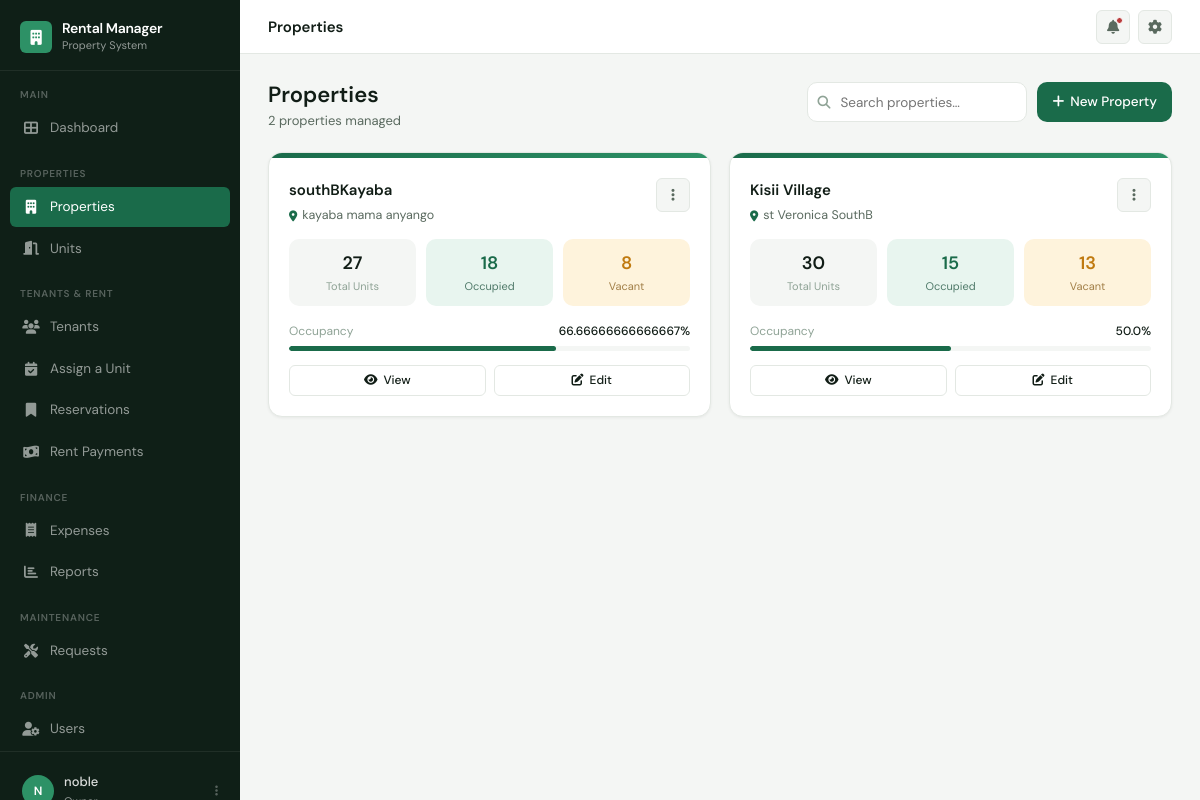
Page /properties/p_list (signed in) on the committed database.
### accounts/models.py (models this page shows, shortened)
class User(AbstractUser):
    OWNER = 'OWNER'
    MANAGER = 'MANAGER'
    CARETAKER = 'CARETAKER'
    ROLE_CHOICES = [
        (OWNER, 'Owner'),
        (MANAGER, 'Manager'),
        (CARETAKER, 'Caretaker'),
    ]
    phone_number = models.CharField(max_length=15, unique=True)
    role = models.CharField(max_length=20, choices=ROLE_CHOICES, default=CARETAKER)
    created_at = models.DateTimeField(auto_now_add=True)
    updated_at = models.DateTimeField(auto_now=True)

### properties/models.py (models this page shows, shortened)
class Property(models.Model):
    name = models.CharField(max_length=200)
    location = models.CharField(max_length=255)
    image = models.ImageField(
        upload_to='properties/',
        blank=True,
        null=True
    )
    description = models.TextField(
        blank=True,
        null=True
    )
    water_included = models.BooleanField(
        default=True
    )
    electricity_included = models.BooleanField(
        default=True
    )
    active = models.BooleanField(
        default=True
    )
    created_at = models.DateTimeField(
        auto_now_add=True
    )
    updated_at = models.DateTimeField(
        auto_now=True
    )
    class Meta:
        ordering = ['name']
        verbose_name = 'Property'
        verbose_name_plural = 'Properties'

### properties/views.py (the view)
# urls.py: path('p_list', property_list, name='property_list'),
@login_required
def property_list(request):
    properties = Property.objects.order_by('-created_at').annotate(
        units_count=Count('units'),
        occupied_count=Sum(
            Case(
                When(units__status=Unit.OCCUPIED, then=1),
                default=0,
                output_field=IntegerField(),
            )
        ),
        vacant_count=Sum(
            Case(
                When(units__status=Unit.VACANT, then=1),
                default=0,
                output_field=IntegerField(),
            )
        ),
    ).annotate(
        occupancy_pct=ExpressionWrapper(
            Case(
                When(units_count=0, then=Value(0.0)),
                default=F('occupied_count') * 100.0 / F('units_count'),
                output_field=FloatField(),
            ),
            output_field=FloatField(),
        )
    )
    return render(request, 'property/p_list.html', {'properties': properties})

### templates/property/p_list.html (shortened to what this page needs)
{% extends 'base.html' %}
{% block topbar_title %}Properties{% endblock %}
{% block content %}
<div class="page-header">
    <div class="page-header-left">
        <h1>Properties</h1>
        <p>{{ properties.count }} propert{{ properties.count|pluralize:"y,ies" }} managed</p>
    </div>
    <div style="display:flex; gap:10px;">
        <div style="position:relative;">
            <i class="fas fa-search" style="position:absolute; left:10px; top:50%; transform:translateY(-50%); color:var(--txt-muted); font-size:13px;"></i>
            <input type="text" placeholder="Search properties…" class="form-control" id="searchInput"
                style="padding-left:32px; width:220px; height:36px; border-radius:var(--radius-md);">
        </div>
        <a href="{% url 'property_create' %}" class="btn btn-primary">
            <i class="fas fa-plus"></i> New Property
        </a>
    </div>
</div>
{% if properties %}
<div style="display:grid; grid-template-columns: repeat(auto-fill, minmax(300px, 1fr)); gap:18px;" id="propertyGrid">
    {% for property in properties %}
    <div class="card property-card" style="overflow:hidden; transition: box-shadow 0.15s;" onmouseover="this.style.boxShadow='var(--shadow-md)'" onmouseout="this.style.boxShadow='var(--shadow-sm)'">
        <div style="height:5px; background: linear-gradient(90deg, var(--brand) 0%, var(--brand-mid) 100%);"></div>
        <div class="card-body">
            <div style="display:flex; justify-content:space-between; align-items:flex-start; margin-bottom:14px;">
                <div style="flex:1; min-width:0;">
                    <div style="font-size:15px; font-weight:600; margin-bottom:3px; white-space:nowrap; overflow:hidden; text-overflow:ellipsis;">{{ property.name }}</div>
                    <div style="font-size:12.5px; color:var(--txt-secondary); display:flex; align-items:center; gap:5px;">
                        <i class="fas fa-map-marker-alt" style="color:var(--brand); font-size:11px;"></i>
                        {{ property.location|truncatechars:40 }}
                    </div>
                </div>
                <div class="dropdown" style="margin-left:10px;">
                    <button class="topbar-btn" onclick="toggleDropdown('prop{{ property.pk }}'); event.stopPropagation();">
                        <i class="fas fa-ellipsis-v"></i>
                    </button>
                </div>
            </div>
            <div style="display:grid; grid-template-columns: 1fr 1fr 1fr; gap:10px; margin-bottom:16px;">
                <div style="text-align:center; padding:10px 6px; background:var(--bg); border-radius:var(--radius-md);">
                    <div style="font-size:18px; font-weight:600; color:var(--txt-primary);">{{ property.units_count|default:"0" }}</div>
                    <div style="font-size:11px; color:var(--txt-muted);">Total Units</div>
                </div>
                <div style="text-align:center; padding:10px 6px; background:var(--green-bg); border-radius:var(--radius-md);">
                    <div style="font-size:18px; font-weight:600; color:var(--green);">{{ property.occupied_count|default:"0" }}</div>
                    <div style="font-size:11px; color:var(--green-txt); opacity:0.7;">Occupied</div>
                </div>
                <div style="text-align:center; padding:10px 6px; background:var(--amber-bg); border-radius:var(--radius-md);">
                    <div style="font-size:18px; font-weight:600; color:var(--amber);">{{ property.vacant_count|default:"0" }}</div>
                    <div style="font-size:11px; color:var(--amber-txt); opacity:0.7;">Vacant</div>
                </div>
            </div>
            {% if property.units_count %}
            <div style="margin-bottom:14px;">
                <div style="display:flex; justify-content:space-between; align-items:center; margin-bottom:5px;">
                    <span style="font-size:12px; color:var(--txt-muted);">Occupancy</span>
                    <span style="font-size:12px; font-weight:500; color:var(--txt-primary);">{{ property.occupancy_pct|default:"0" }}%</span>
                </div>
                <div class="progress">
                    <div class="progress-bar" style="width:{{ property.occupancy_pct|default:'0' }}%;"></div>
                </div>
            </div>
            {% endif %}
            <div style="display:flex; gap:8px;">
                <a href="{% url 'property_detail' property.id %}" class="btn btn-secondary btn-sm" style="flex:1; justify-content:center;">
                    <i class="fas fa-eye"></i> View
                </a>
                <a href="{% url 'property_update' property.id %}" class="btn btn-secondary btn-sm" style="flex:1; justify-content:center;">
                    <i class="fas fa-edit"></i> Edit
                </a>
            </div>
        </div>
    </div>
    {% endfor %}
</div>
{% endif %}
{% endblock %}

### templates/base.html (shortened to what this page needs)
<!DOCTYPE html>
<html lang="en">
{% load static %}
<head>
  <link rel="stylesheet" href="https://cdnjs.cloudflare.com/ajax/libs/font-awesome/6.4.0/css/all.min.css">
  <link rel="stylesheet" href="{% static 'styles/main.css' %}">
</head>
<body>
{% if user.is_authenticated %}
<aside class="sidebar" id="sidebar" aria-label="Main navigation">
  <a href="{% url 'home' %}" class="sidebar-brand">
    <div class="brand-icon"><i class="fas fa-building" aria-hidden="true"></i></div>
    <div>
      <div class="brand-name">Rental Manager</div>
      <div class="brand-sub">Property System</div>
    </div>
  </a>
  <div class="sidebar-section-label">Main</div>
  <ul class="sidebar-nav">
    <li>
      <a href="{% url 'dashboard' %}"
         class="{% if request.resolver_match.url_name == 'dashboard' %}active{% endif %}"
         aria-current="{% if request.resolver_match.url_name == 'dashboard' %}page{% endif %}">
        <i class="fas fa-th-large" aria-hidden="true"></i> Dashboard
      </a>
    </li>
  </ul>
  {% if user.role == 'OWNER' or user.role == 'MANAGER' %}
  <div class="sidebar-section-label">Properties</div>
  <ul class="sidebar-nav">
    <li>
      <a href="{% url 'property_list' %}"
         class="{% if 'property' in request.resolver_match.url_name %}active{% endif %}"
         aria-current="{% if 'property' in request.resolver_match.url_name %}page{% endif %}">
        <i class="fas fa-building" aria-hidden="true"></i> Properties
      </a>
    </li>
    <li>
      <a href="{% url 'unit_list' %}"
         class="{% if 'unit' in request.resolver_match.url_name %}active{% endif %}"
         aria-current="{% if 'unit' in request.resolver_match.url_name %}page{% endif %}">
        <i class="fas fa-door-open" aria-hidden="true"></i> Units
      </a>
    </li>
  </ul>
  {% endif %}
  <div class="sidebar-section-label">Tenants &amp; Rent</div>
  <ul class="sidebar-nav">
    <li>
      <a href="{% url 'tenant_list' %}"
         class="{% if 'tenant' in request.resolver_match.url_name %}active{% endif %}"
         aria-current="{% if 'tenant' in request.resolver_match.url_name %}page{% endif %}">
        <i class="fas fa-users" aria-hidden="true"></i> Tenants
      </a>
    </li>
    <li>
      <a href="{% url 'tenancy_list' %}"
         class="{% if 'tenancy' in request.resolver_match.url_name %}active{% endif %}"
         aria-current="{% if 'tenancy' in request.resolver_match.url_name %}page{% endif %}">
        <i class="fas fa-calendar-check" aria-hidden="true"></i> Assign a Unit
      </a>
    </li>
    <li>
      <a href="{% url 'reservation_list' %}"
         class="{% if 'reservation' in request.resolver_match.url_name %}active{% endif %}"
         aria-current="{% if 'reservation' in request.resolver_match.url_name %}page{% endif %}">
        <i class="fas fa-bookmark" aria-hidden="true"></i> Reservations
      </a>
    </li>
    <li>
      <a href=""
         class="{% if 'rent_payment' in request.resolver_match.url_name %}active{% endif %}"
         aria-current="{% if 'rent_payment' in request.resolver_match.url_name %}page{% endif %}">
        <i class="fas fa-money-bill-wave" aria-hidden="true"></i> Rent Payments
      </a>
    </li>
  </ul>
  <div class="sidebar-section-label">Finance</div>
  <ul class="sidebar-nav">
    <li>
      <a href=""
         class="{% if 'expense' in request.resolver_match.url_name %}active{% endif %}"
         aria-current="{% if 'expense' in request.resolver_match.url_name %}page{% endif %}">
        <i class="fas fa-receipt" aria-hidden="true"></i> Expenses
      </a>
    </li>
    <li>
      <a href=""
         class="{% if 'report' in request.resolver_match.url_name %}active{% endif %}"
         aria-current="{% if 'report' in request.resolver_match.url_name %}page{% endif %}">
        <i class="fas fa-chart-bar" aria-hidden="true"></i> Reports
      </a>
    </li>
  </ul>
  <div class="sidebar-section-label">Maintenance</div>
  <ul class="sidebar-nav">
    <li>
      <a href=""
         class="{% if 'maintenance' in request.resolver_match.url_name %}active{% endif %}"
         aria-current="{% if 'maintenance' in request.resolver_match.url_name %}page{% endif %}">
        <i class="fas fa-tools" aria-hidden="true"></i> Requests
      </a>
    </li>
  </ul>
  {% if user.role == 'OWNER' %}
  <div class="sidebar-section-label">Admin</div>
  <ul class="sidebar-nav">
    <li>
      <a href="{% url 'user_list' %}"
         class="{% if 'user' in request.resolver_match.url_name %}active{% endif %}"
         aria-current="{% if 'user' in request.resolver_match.url_name %}page{% endif %}">
        <i class="fas fa-user-cog" aria-hidden="true"></i> Users
      </a>
    </li>
  </ul>
  {% endif %}
  <div class="sidebar-footer">
    <div class="user-card" onclick="toggleDropdown('userDrop')" role="button" aria-haspopup="true" aria-expanded="false" tabindex="0">
      <div class="user-avatar" aria-hidden="true">
        {{ user.get_full_name|default:user.username|first|upper }}
      </div>
      <div class="user-info">
        <div class="user-name">{{ user.get_full_name|default:user.username }}</div>
        <div class="user-role">{{ user.get_role_display }}</div>
      </div>
      <i class="fas fa-ellipsis-v user-ellipsis" aria-hidden="true"></i>
    </div>
  </div>
</aside>
{% endif %}
<div class="main">
  {% if user.is_authenticated %}
  <header class="topbar" role="banner">
    <span class="topbar-title">{% block topbar_title %}{% endblock %}</span>
    <div class="topbar-right">
      <a href="" class="topbar-btn notif-dot" title="Notifications" aria-label="Notifications">
        <i class="fas fa-bell" aria-hidden="true"></i>
      </a>
      <a href="" class="topbar-btn topbar-btn--hide-mobile" title="Settings" aria-label="Settings">
        <i class="fas fa-cog" aria-hidden="true"></i>
      </a>
    </div>
  </header>
  {% endif %}
  <main class="page" id="main-content">
    {% block content %}{% endblock %}
  </main>
</div>
</body>
</html>

### rows in the picture
User: get_full_name|first "N", get_full_name "noble"
Property: name "southBKayaba", location "kayaba mama anyango", units_count "27", occupied_count "18", vacant_count "8", occupancy_pct "66.66666666666667"
Property: name "Kisii Village", location "st Veronica SouthB", units_count "30", occupied_count "15", vacant_count "13", occupancy_pct "50.0"

### other values in the picture
{{ properties.count }} "2"
